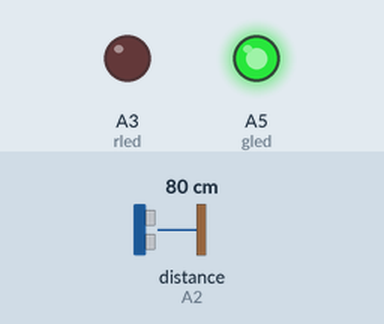
This sketch was run on a simulated Arduino MKR. Shown: output pins drawn as LEDs (lit = HIGH). Wiring (inferred from the names in the program): ultrasonic range finder: trigger A1; echo A2. Inputs (shaded band) come from the test bench; at power-on: distance to the obstacle (sensor on A2) 80 cm. The echo pulse lasts 58.3 µs per cm; WiFi joins after 1.5 s; servers stay silent unless stated; pins used as bus, display or sensor lines are not drawn; what the sketch prints to the serial monitor is not drawn.

Above: at 4.2 s.
4.3 s: distance to the obstacle (sensor on A2) set to 13 cm
5.8 s: distance to the obstacle (sensor on A2) set to 10 cm
At 7.0 s:
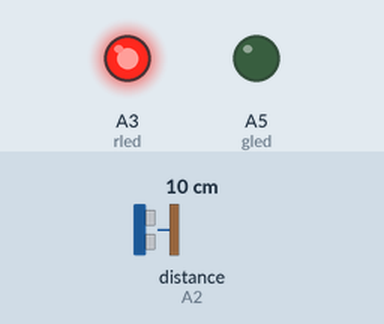
7.3 s: distance to the obstacle (sensor on A2) set to 18 cm
At 8.3 s:
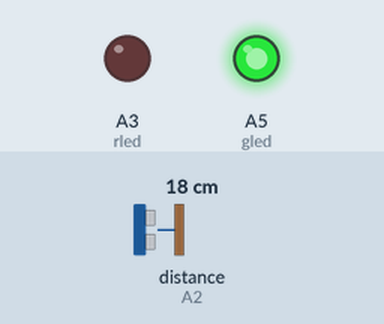
8.8 s: distance to the obstacle (sensor on A2) set to 2 cm
At 9.4 s:
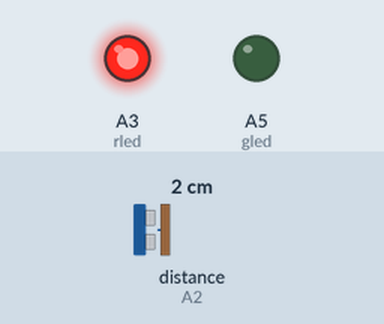
Timing chart, 0 to 11.3 s (numbered marks = the images above; inputs shaded):
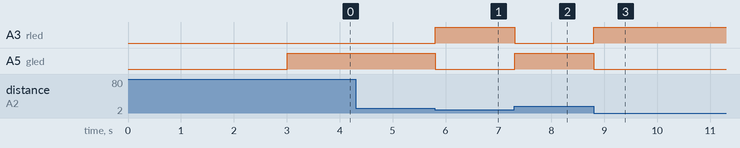

The sketch:

FLOOD_MONITORING_ES_Project_dec21a.ino
```cpp
#include "arduino_secrets.h"
/*
  Sketch generated by the Arduino IoT Cloud Thing "Untitled"
  https://create.arduino.cc/cloud/things/4527e922-6bcc-43c5-8a9e-d6280d875b0b

  Arduino IoT Cloud Variables description

  The following variables are automatically generated and updated when changes are made to the Thing

  CloudLight grnled;
  CloudLight redled;
  int waterLevel;

  Variables which are marked as READ/WRITE in the Cloud Thing will also have functions
  which are called when their values are changed from the Dashboard.
  These functions are generated with the Thing and added at the end of this sketch.
*/

#include "thingProperties.h"

const int trigPin1 = A1;
const int echoPin1 = A2;
#define rled A3
#define gled A5
unsigned long startMillis;
unsigned long currentMillis;
const unsigned long period = 10000;
long duration1;
int distance1;

void setup() {
  // Initialize serial and wait for port to open:
  pinMode(trigPin1, OUTPUT);
  pinMode(echoPin1, INPUT);
  pinMode(rled, OUTPUT);
  pinMode(gled, OUTPUT);
  digitalWrite(rled, LOW);
  digitalWrite(gled, LOW);
  Serial.begin(9600);
  // This delay gives the chance to wait for a Serial Monitor without blocking if none is found
  delay(1500);

  // Defined in thingProperties.h
  initProperties();

  // Connect to Arduino IoT Cloud
  ArduinoCloud.begin(ArduinoIoTPreferredConnection);

  /*
     The following function allows you to obtain more information
     related to the state of network and IoT Cloud connection and errors
     the higher number the more granular information you’ll get.
     The default is 0 (only errors).
     Maximum is 4
 */
  setDebugMessageLevel(2);
  ArduinoCloud.printDebugInfo();
  Serial.println(WiFi.localIP());
}

void loop() {
  ArduinoCloud.update();
  // Your code here
  onWaterLevelChange();
  if (waterLevel <= 10)
  {
    onRedledChange();
  }
  else if (waterLevel > 10)
  {
    onGrnledChange();
  }
  idk();
}


/*
  Since WaterLevel is READ_WRITE variable, onWaterLevelChange() is
  executed every time a new value is received from IoT Cloud.
*/
void onWaterLevelChange()  {
  // Add your code here to act upon WaterLevel change
  digitalWrite(trigPin1, LOW);
  delayMicroseconds(2);
  digitalWrite(trigPin1, HIGH);
  delayMicroseconds(10);
  digitalWrite(trigPin1, LOW);
  duration1 = pulseIn(echoPin1, HIGH);
  waterLevel = duration1 * 0.034 / 2;
  Serial.print("Water Level: "); Serial.print(waterLevel); Serial.println(" cm");
}

void idk(){
  currentMillis = millis();
  if (currentMillis - startMillis >= period)
  {
    startMillis = currentMillis;
  }
}

/*
  Since Redled is READ_WRITE variable, onRedledChange() is
  executed every time a new value is received from IoT Cloud.
*/
void onRedledChange()  {
  // Add your code here to act upon Redled change
  redled= 1;
  grnled= 0;
  digitalWrite(gled, LOW);
  digitalWrite(rled, HIGH);
  Serial.println("Oh F*ck this Sh*t I'm Out");
}

/*
  Since Grnled is READ_WRITE variable, onGrnledChange() is
  executed every time a new value is received from IoT Cloud.
*/
void onGrnledChange()  {
  // Add your code here to act upon Grnled change
  grnled= 1;
  redled= 0;
  digitalWrite(gled, HIGH);
  digitalWrite(rled, LOW);
}
```

arduino_secrets.h
```cpp
#define SECRET_SSID ""
#define SECRET_OPTIONAL_PASS ""
```

thingProperties.h
```cpp
// Code generated by Arduino IoT Cloud, DO NOT EDIT.

#include <ArduinoIoTCloud.h>
#include <Arduino_ConnectionHandler.h>

const char SSID[]     = SECRET_SSID;    // Network SSID (name)
const char PASS[]     = SECRET_OPTIONAL_PASS;    // Network password (use for WPA, or use as key for WEP)

void onGrnledChange();
void onRedledChange();
void onWaterLevelChange();

CloudLight grnled;
CloudLight redled;
int waterLevel;

void initProperties(){

  ArduinoCloud.addProperty(grnled, READWRITE, ON_CHANGE, onGrnledChange);
  ArduinoCloud.addProperty(redled, READWRITE, ON_CHANGE, onRedledChange);
  ArduinoCloud.addProperty(waterLevel, READWRITE, ON_CHANGE, onWaterLevelChange, 4);

}

WiFiConnectionHandler ArduinoIoTPreferredConnection(SSID, PASS);
```

Measured:
- the behaviour switches between 12 and 11 cm on distance to the obstacle (sensor on A2) (found by bisection; images 0 and 1)
- after the input at 5.8 s, A3 (rled): LOW → HIGH at once; A5 (gled): HIGH → LOW at once
- after the input at 7.3 s, A3 (rled): HIGH → LOW at once; A5 (gled): LOW → HIGH at once
- after the input at 8.8 s, A3 (rled): LOW → HIGH at once; A5 (gled): HIGH → LOW at once
